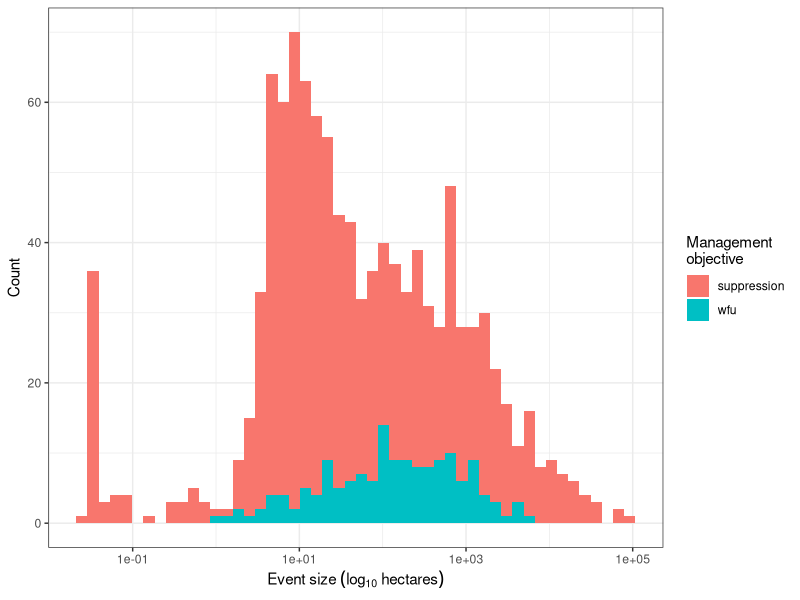
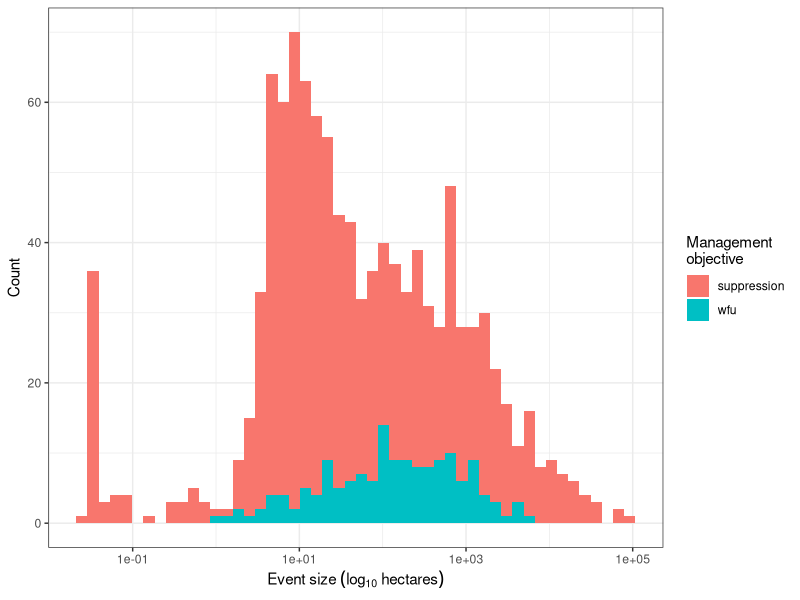

Source code (R) for these figures, in order:
# Purpose: generate a histogram of the fire size distribution grouped
# by management objective

# Load libraries
library(tidyverse)
library(sf)

# Read metadata file
md <- read_csv("data/data_raw/wildfire-severity_sierra-nevada-ca-usa_ypmc_1984-2017_fire-metadata.csv")

# Add labels in place of numeric categories for objective
md <-
  md %>% 
  dplyr::mutate(objective = ifelse(objective == 1, yes = "suppression", no = "wfu"))

# Quck summary
md %>% 
  group_by(objective) %>% 
  summarize(n = n(), 
            mean_area = mean(area_ha),
            min_area = min(area_ha), 
            max_area = max(area_ha))

ggplot(md %>% filter(!is.na(objective)), aes(x = area_ha, fill = as.factor(objective))) +
  geom_histogram(bins = 50) +
  scale_x_log10() +
  theme_bw() +
  labs(x = expression(Event ~ size ~ (log[10] ~ hectares)), 
       y = "Count",
       fill = "Management\nobjective")


ggsave("figures/fire-size-histogram-by-management-objective.png")
